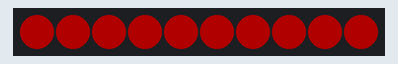
A sketch run on a simulated Arduino Uno, built with avr-gcc and run on an emulated ATmega328P. On the bench: 10 RGB LEDs in strip order, left to right. Dim RGB values are drawn brighter than linear.

Above: at 0.45 s.
At 5.63 s:
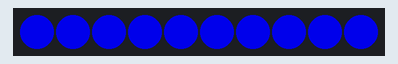
At 9.59 s:
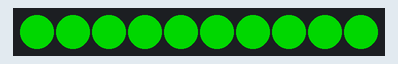
At 17.52 s:
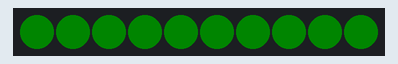
At 39.16 s:
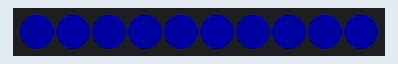

The sketch:

working_Led_4.ino
```cpp
#include <PololuLedStrip.h>

// Create an ledStrip object on pin 10.
PololuLedStrip<10> ledStrip;

// Create a buffer for holding 30 colors.  Takes 90 bytes.
#define LED_COUNT 10
rgb_color colors[LED_COUNT];

//rgb_color refColors[20];

void setup()
{

}

void loop()
{
  for (int i = 0; i < 200; i = i+1)
  {
    for (int l = 0; l < 10; l++) {
      colors [l] = (rgb_color){ i, 0, 0};
    }
    ledStrip.write(colors, LED_COUNT);
    delay(5);
  }
  for (int i = 200; i > 0; i = i-1)
  {
    for (int l = 0; l < 10; l++) {
      colors [l] = (rgb_color){ i, 0, 0};
    }
    ledStrip.write(colors, LED_COUNT);
    delay(5);
  }
  for (int i = 0; i < 200; i = i+1)
  {
    for (int l = 0; l < 10; l++) {
      colors [l] = (rgb_color){ 0, i, 0};
    }
    ledStrip.write(colors, LED_COUNT);
    delay(5);
  }
  for (int i = 200; i > 0; i = i-1)
  {
    for (int l = 0; l < 10; l++) {
      colors [l] = (rgb_color){ 0, i, 0};
    }
    ledStrip.write(colors, LED_COUNT);
    delay(5);
  }
  for (int i = 0; i < 200; i = i+1)
  {
    for (int l = 0; l < 10; l++) {
      colors [l] = (rgb_color){ 0, 0, i};
    }
    ledStrip.write(colors, LED_COUNT);
    delay(5);
  }
  for (int i = 200; i > 0; i = i-1)
  {
    for (int l = 0; l < 10; l++) {
      colors [l] = (rgb_color){ 0, 0, i};
    }
    ledStrip.write(colors, LED_COUNT);
    delay(5);
  }

}
```
